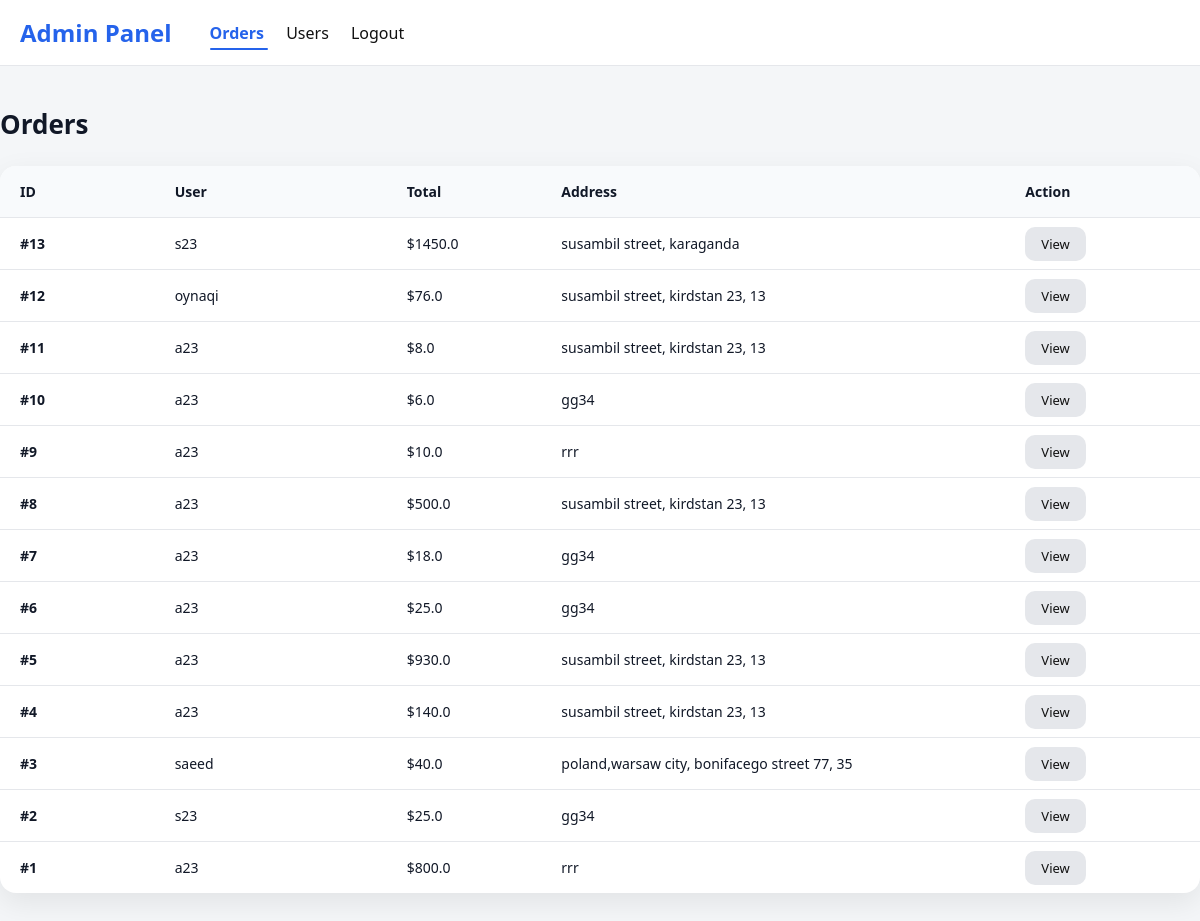
Page /admin/orders (signed in) on the committed database.
### tables this page shows
CREATE TABLE orders (
    id INTEGER PRIMARY KEY AUTOINCREMENT,
    user_id INTEGER,
    address TEXT,
    card TEXT,
    total REAL
);

CREATE TABLE users (
    id INTEGER PRIMARY KEY AUTOINCREMENT,
    username TEXT UNIQUE,
    email TEXT UNIQUE,
    password TEXT,
    is_admin INTEGER DEFAULT 0
);

### app.py (the view)
@app.route("/admin")
@app.route("/admin/orders")
def admin_orders():
    if "user_id" not in session or not session.get("is_admin"):
        return redirect("/login")
    con = get_db()
    cur = con.cursor()
    orders = cur.execute("""
        SELECT
            orders.id,
            users.username,
            orders.total,
            orders.address
        FROM orders
        JOIN users ON orders.user_id = users.id
        ORDER BY orders.id DESC
    """).fetchall()
    con.close()
    return render_template(
        "admin/orders.html",
        orders=orders,
        active_page="orders"
    )

### app.py (called while the page is built)
def get_db():
    return sqlite3.connect(
        "database.db",
        timeout=10,
        check_same_thread=False
    )

### templates/admin/orders.html (shortened to what this page needs)
{% extends "admin/base_admin.html" %}
{% block content %}
<h2 class="section-title">Orders</h2>
<div class="cart-table">
    <div class="cart-row" style="font-weight:600;">
        <div>ID</div>
        <div>User</div>
        <div>Total</div>
        <div>Address</div>
        <div>Action</div>
    </div>
    {% for o in orders %}
    <div class="cart-row">
        <div>#{{ o[0] }}</div>
        <div>{{ o[1] }}</div>
        <div>${{ o[2] }}</div>
        <div>{{ o[3] }}</div>
        <div>
            <a href="/admin/order/{{ o[0] }}" class="btn-secondary">
                View
            </a>
        </div>
    </div>
    {% endfor %}
</div>
{% endblock %}

### static/css/shop.css (style rules this page uses)
* { margin: 0; padding: 0; box-sizing: border-box; font-family: 'Segoe UI', Arial, sans-serif; }
body { background: #f4f6f8; color: #1f2937; }
.section-title { font-size: 28px; margin-bottom: 20px; }
.cart-table { background: #fff; border-radius: 16px; overflow: hidden; }
.cart-row { display: grid; grid-template-columns: 2fr 1fr 1.5fr 1fr auto; align-items: center; padding: 16px 20px; border-bottom: 1px solid #eee; }
.cart-row:last-child { border-bottom: none; }
.btn-secondary { background: #e5e7eb; color: #111; padding: 12px 24px; border-radius: 10px; text-decoration: none; font-weight: 600; }
.cart-table { background: #ffffff; border-radius: 16px; overflow: hidden; box-shadow: 0 10px 30px rgba(0,0,0,0.08); }
.cart-row:first-child { background: #f8fafc; }
.cart-row { display: grid; grid-template-columns: 1fr 1.5fr 1fr 3fr 1fr; align-items: center; padding: 16px 20px; border-bottom: 1px solid #e5e7eb; font-size: 14px; }
.cart-row div { color: #111827; }
.cart-row div:first-child { font-weight: 600; }
.cart-row .btn-secondary { padding: 8px 16px; border-radius: 10px; font-size: 13px; background: #e5e7eb; color: #111; text-decoration: none; font-weight: 500; transition: background 0.2s ease; }
.section-title { font-size: 26px; font-weight: 600; margin-bottom: 24px; color: #111827; }

### rows in the picture
orders: id "13", username "s23", total "1450.0", address "susambil street, karaganda"
orders: id "12", username "oynaqi", total "76.0", address "susambil street, kirdstan 23, 13"
orders: id "11", username "a23", total "8.0", address "susambil street, kirdstan 23, 13"
orders: id "10", username "a23", total "6.0", address "gg34"
orders: id "9", username "a23", total "10.0", address "rrr"
orders: id "8", username "a23", total "500.0", address "susambil street, kirdstan 23, 13"
orders: id "7", username "a23", total "18.0", address "gg34"
orders: id "6", username "a23", total "25.0", address "gg34"
orders: id "5", username "a23", total "930.0", address "susambil street, kirdstan 23, 13"
orders: id "4", username "a23", total "140.0", address "susambil street, kirdstan 23, 13"
orders: id "3", username "saeed", total "40.0", address "poland,warsaw city, bonifacego street 77, 35"
orders: id "2", username "s23", total "25.0", address "gg34"
orders: id "1", username "a23", total "800.0", address "rrr"
